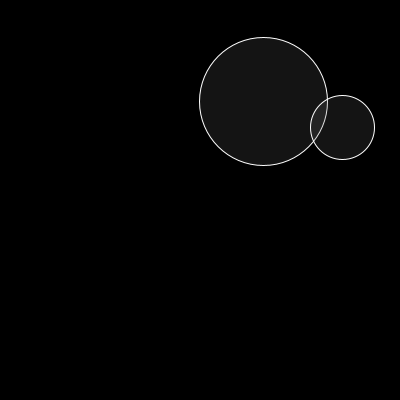
Frame 1 (no input)
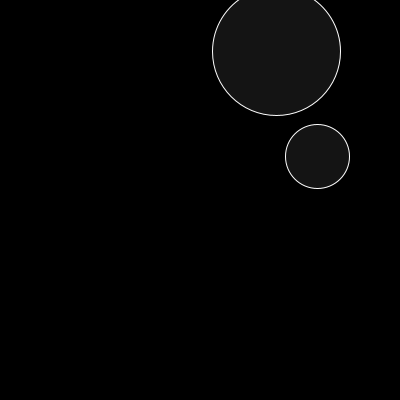
Frame 60 (the mouse pressed at the canvas centre just before this capture)
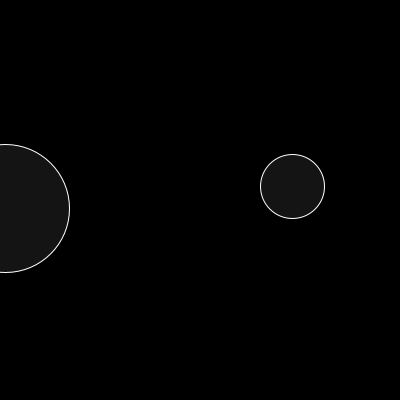
Frame 120 (the mouse held since frame 60 and released just before this capture)

The Processing sketch that drew these frames (run headless with seeded random() and noise(); from frame 60 on, the mouse is pressed at the canvas centre):

// Processing sketch: processing_148995
// ── processing_148995.pde


// Two ball variables 
 Ball ball1; 
 Ball ball2; 
 
 void setup() { 
 size(400,400); 
 frameRate(30); 
 smooth(); 
 // Initialize balls 
 ball1 = new Ball(64); 
 ball2 = new Ball(32); 
 } 
 
 void draw() { 
 background(0); 
 // Move and display balls 
 ball1.move(); 
 ball2.move(); 
 ball1.display(); 
 ball2.display(); 
 boolean intersecting = intersect(ball1.x,ball1.y,ball2.x,ball2.y,ball1.r,ball2.r); 
 if (intersecting) { 
 println( "yes" ); 
  } else { 
 println( "no" ); 
 }
 
 } 
 

 
 // A function that returns true or false based on whether two circles intersect 
 // If distance is less than the sum of radii the circles touch 
 boolean intersect(float x1, float y1, float x2, float y2, float r1, float r2) { 
 float distance = dist(x1,y2,x2,y2); // Calculate distance 
 if (distance < r1 + r2) { // Compare distance to r1 + r2 
 return true; 
 } else { 
 return false; 
 }
 }
 
 
 class Ball {
  //variables
 float r; // radius 
 float x,y; // location 
 float xspeed,yspeed; // speed 
 
 // Constructor  
 Ball(float tempR) { 
   // temps y initialize
 r = tempR; 
 x = random(width); 
 y = random(height); 
 xspeed = random( -5,5);
 yspeed = random( -5,5);
 }
 
 
 //functions
 void move() { 
 x += xspeed; // Increment x 
 y += yspeed; // Increment y 
 // Check horizontal edges 
 
 if (x> width || x < 0) { 
 xspeed *= -1; 
 } 
 //Check vertical edges 
 if (y> height || y<0) { 
 yspeed = yspeed* -1 ;
 } 
 } 
 // Draw the ball 
 void display() { 
 stroke(255); 
 fill(100,50); 
 ellipse(x,y,r*2,r*2); 
 } 
 } 

  
 
  
